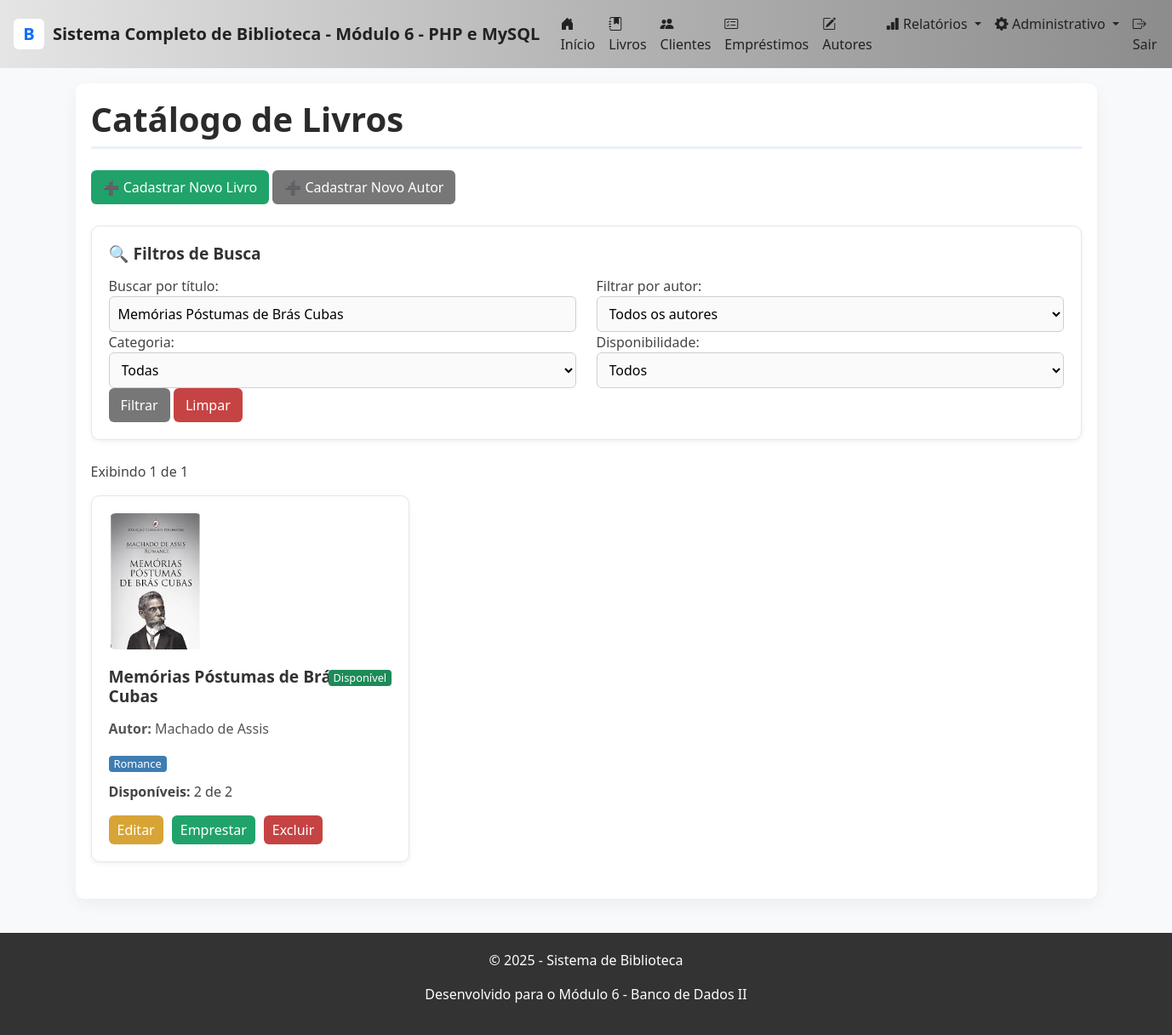
The app's page /livros.php?busca=Memórias Póstumas de Brás Cubas with its own data.
### tables this page shows
CREATE TABLE `livros` (
  `id` int NOT NULL AUTO_INCREMENT,
  `titulo` varchar(200) NOT NULL,
  `autor_id` int NOT NULL,
  `isbn` varchar(20) DEFAULT NULL,
  `ano_publicacao` year DEFAULT NULL,
  `editora` varchar(100) DEFAULT NULL,
  `numero_paginas` int DEFAULT NULL,
  `quantidade_total` int DEFAULT '1',
  `quantidade_disponivel` int DEFAULT '1',
  `categoria` varchar(50) DEFAULT NULL,
  `capa_imagem` varchar(255) DEFAULT NULL,
  `localizacao` varchar(50) DEFAULT NULL,
  `created_at` timestamp NOT NULL DEFAULT CURRENT_TIMESTAMP,
  `updated_at` timestamp NOT NULL DEFAULT CURRENT_TIMESTAMP ON UPDATE CURRENT_TIMESTAMP,
  PRIMARY KEY (`id`),
  UNIQUE KEY `isbn` (`isbn`),
  KEY `idx_titulo` (`titulo`),
  KEY `idx_autor` (`autor_id`),
  KEY `idx_isbn` (`isbn`),
  CONSTRAINT `livros_ibfk_1` FOREIGN KEY (`autor_id`) REFERENCES `autores` (`id`)
);

CREATE TABLE `autores` (
  `id` int NOT NULL AUTO_INCREMENT,
  `nome` varchar(150) NOT NULL,
  `nacionalidade` varchar(50) DEFAULT NULL,
  `data_nascimento` date DEFAULT NULL,
  `biografia` text,
  `created_at` timestamp NOT NULL DEFAULT CURRENT_TIMESTAMP,
  `updated_at` timestamp NOT NULL DEFAULT CURRENT_TIMESTAMP ON UPDATE CURRENT_TIMESTAMP,
  PRIMARY KEY (`id`)
);

### livros.php (the view, shortened to what this page needs)
<?php
require_once __DIR__ . '/includes/header.php';
$db = Database::getInstance();
$pdo = $db->getConnection();
$por_pagina = REGISTROS_POR_PAGINA;
$pagina_atual = isset($_GET['pagina']) ? max(1, (int)$_GET['pagina']) : 1;
$offset = ($pagina_atual - 1) * $por_pagina;
$filtro_busca = $_GET['busca'] ?? '';
try {
    $where = [];
    $params = [];
    if ($filtro_busca !== '') {
        $where[] = "l.titulo LIKE :busca";
        $params['busca'] = "%$filtro_busca%";
    }
    $where_sql = count($where) ? " WHERE " . implode(" AND ", $where) : "";
    $stmt = $pdo->prepare("SELECT COUNT(*) FROM livros l $where_sql");
    $stmt->execute($params);
    $total_registros = $stmt->fetchColumn();
    $sql = "
        SELECT
            l.*,
            a.nome AS autor_nome
        FROM livros l
        INNER JOIN autores a ON l.autor_id = a.id
        $where_sql
        ORDER BY l.titulo
        LIMIT :limite OFFSET :offset
    ";
    $stmt = $pdo->prepare($sql);
    foreach ($params as $k => $v) {
        $stmt->bindValue(":$k", $v);
    }
    $stmt->bindValue(':limite', $por_pagina, PDO::PARAM_INT);
    $stmt->bindValue(':offset', $offset, PDO::PARAM_INT);
    $stmt->execute();
    $livros = $stmt->fetchAll();
?>
<h1>Catálogo de Livros</h1>
<div style="margin-bottom: 25px;">
    <a href="livro_novo.php" class="btn btn-success">
        ➕ Cadastrar Novo Livro
    </a>
    <a href="autor_novo.php" class="btn btn-secondary">
        ➕ Cadastrar Novo Autor
    </a>
</div>
<div class="card">
    <h3>🔍 Filtros de Busca</h3>
    <form method="GET" action="livros.php">
        <div class="row">
            <div class="col">
                <div class="form-group">
                    <label for="busca">Buscar por título:</label>
                    <input type="text" id="busca" name="busca" value="<?= htmlspecialchars($filtro_busca) ?>">
                </div>
            </div>
            <div class="col">
                <div class="form-group">
                    <label for="autor">Filtrar por autor:</label>
                    <select id="autor" name="autor">
                        <option value="0">Todos os autores</option>
                    </select>
                </div>
            </div>
        </div>
        <div class="row">
            <div class="col">
                <div class="form-group">
                    <label for="categoria">Categoria:</label>
                    <select id="categoria" name="categoria">
                        <option value="">Todas</option>
                    </select>
                </div>
            </div>
            <div class="col">
                <div class="form-group">
                    <label for="disponivel">Disponibilidade:</label>
                    <select id="disponivel" name="disponivel">
                        <option value="0">Todos</option>
                    </select>
                </div>
            </div>
        </div>
        <button type="submit" class="btn btn-secondary">Filtrar</button>
        <a href="livros.php" class="btn btn-danger">Limpar</a>
    </form>
</div>
<p style="color:#444;">
    <?php if ($total_registros > 0): ?>
        Exibindo <?= count($livros) ?> de <?= $total_registros ?>
    <?php else: ?>
        Nenhum livro encontrado.
    <?php endif; ?>
</p>
<?php if (count($livros) > 0): ?>
<div style="display: grid; grid-template-columns: repeat(auto-fill, minmax(300px, 1fr)); gap: 20px;">
<?php foreach ($livros as $livro):
    $disponivel = $livro['quantidade_disponivel'] > 0;
    $caminho_capa = $livro['capa_imagem']
        ? DIRETORIO_CAPAS . $livro['capa_imagem']
        : "assets/img/placeholder_livro.png";
?>
    <div class="card" style="display:flex; gap:20px; <?= !$disponivel ? 'opacity:0.8;' : '' ?>">
        <div style="width:110px; height:160px; overflow:hidden; border-radius:8px;">
            <img src="<?= $caminho_capa ?>" style="width:100%; height:100%; object-fit:cover;">
        </div>
        <div style="flex:1;">
            <div style="position:absolute; right:20px;">
                <?php if ($disponivel): ?>
                    <span class="badge badge-success">Disponível</span>
                <?php else: ?>
                    <span class="badge badge-danger">Indisponível</span>
                <?php endif; ?>
            </div>
            <h3 style="margin-top:0;"><?= htmlspecialchars($livro['titulo']) ?></h3>
            <p style="color:#555;">
                <strong>Autor:</strong> <?= htmlspecialchars($livro['autor_nome']) ?>
            </p>
            <?php if ($livro['categoria']): ?>
                <span class="badge badge-info">
                    <?= htmlspecialchars($livro['categoria']) ?>
                </span>
            <?php endif; ?>
            <p style="margin-top:10px; color:#444;">
                <strong>Disponíveis:</strong>
                <?= $livro['quantidade_disponivel'] ?> de <?= $livro['quantidade_total'] ?>
            </p>
            <div style="margin-top:10px; display:flex; gap:10px;">
                <a href="livro_editar.php?id=<?= $livro['id'] ?>" class="btn btn-warning btn-small">Editar</a>
                <?php if ($disponivel): ?>
                    <a href="emprestimo_novo.php?livro_id=<?= $livro['id'] ?>" class="btn btn-success btn-small">Emprestar</a>
                <?php endif; ?>
                <a href="livro_excluir.php?id=<?= $livro['id'] ?>" class="btn btn-danger btn-small confirm-delete">Excluir</a>
            </div>
        </div>
    </div>
<?php endforeach; ?>
</div>
<?php endif; ?>
<?php
} catch (PDOException $e) {
    exibirMensagem('erro', 'Erro ao carregar livros: ' . $e->getMessage());
}
require_once 'includes/footer.php';
?>

### includes/header.php (style rules this page uses)
body { background:#f8f9fa; font-family: "Segoe UI", Tahoma, sans-serif; }
h1 { color:#667eea; border-bottom:3px solid rgba(102,126,234,0.12); padding-bottom:8px; margin-bottom:18px; }

### livros.php (style rules this page uses)
h1 { color: #2b2b2b; font-weight: 600; margin-bottom: 25px; }
.card { background: #ffffff; padding: 20px; border-radius: 10px; border: 1px solid #e6e6e6; box-shadow: 0 2px 6px rgba(0,0,0,0.06); margin-bottom: 25px; }
.card h3 { margin-bottom: 15px; font-size: 1.2em; color: #333; font-weight: 600; }
.form-group label { font-weight: 500; color: #444; }
input, select { width: 100%; padding: 8px 10px; border: 1px solid #cfcfcf; border-radius: 6px; background: #fafafa; transition: all .2s; }
.btn { padding: 8px 14px; border-radius: 6px; font-weight: 500; border: none; cursor: pointer; transition: .2s; }
.btn-small { padding: 5px 10px; }
.btn-success { background: #20a36a; color: #fff; }
.btn-warning { background: #d8a436; color: #fff; }
.btn-danger { background: #c64343; color: #fff; }
.btn-secondary { background: #777; color: #fff; }
.badge { padding: 3px 6px; border-radius: 4px; font-size: .8em; font-weight: 500; color: #fff; }
.badge-success { background: #1c8b57; }
.badge-info { background: #3e7db3; }

### records on screen
livros: capa_imagem (picture), shows "Disponível", titulo "Memórias Póstumas de Brás Cubas", autor.nome "Machado de Assis", categoria "Romance", quantidade_disponivel "2", quantidade_total "2"

### other values on screen
NOME_BIBLIOTECA "Sistema Completo de Biblioteca - Módulo 6 - PHP e MySQL"
count($livros) "1"
$total_registros "1"
